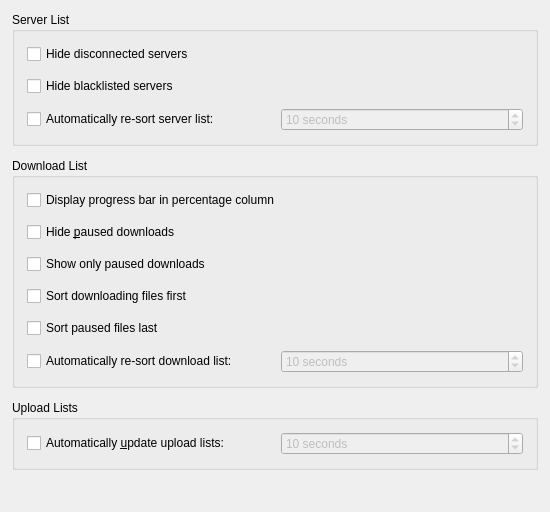
<?xml version="1.0" encoding="UTF-8"?>
<ui version="4.0">
 <class>KMLDonkeyPrefListsPage</class>
 <widget class="QWidget" name="KMLDonkeyPrefListsPage">
  <property name="geometry">
   <rect>
    <x>0</x>
    <y>0</y>
    <width>550</width>
    <height>512</height>
   </rect>
  </property>
  <property name="windowTitle">
   <string>List Configuration</string>
  </property>
  <layout class="QVBoxLayout">
   <item>
    <widget class="QGroupBox" name="groupBox1">
     <property name="title">
      <string>Server List</string>
     </property>
     <layout class="QVBoxLayout" name="verticalLayout">
      <item>
       <widget class="QCheckBox" name="hideDisconnectedServersCheckbox">
        <property name="toolTip">
         <string>If you turn this on, disconnected servers will be hidden in the server list.</string>
        </property>
        <property name="text">
         <string>Hide disconnected servers</string>
        </property>
        <property name="shortcut">
         <string/>
        </property>
       </widget>
      </item>
      <item>
       <widget class="QCheckBox" name="hideBlacklistedServersCheckbox">
        <property name="toolTip">
         <string>If you turn this on, blacklisted servers will be hidden in the server list.</string>
        </property>
        <property name="text">
         <string>Hide blacklisted servers</string>
        </property>
       </widget>
      </item>
      <item>
       <layout class="QHBoxLayout">
        <item>
         <widget class="QCheckBox" name="autoServerResortCheckbox">
          <property name="text">
           <string>Automatically re-sort server list:</string>
          </property>
         </widget>
        </item>
        <item>
         <widget class="QSpinBox" name="serverResortEntry">
          <property name="enabled">
           <bool>false</bool>
          </property>
          <property name="toolTip">
           <string/>
          </property>
          <property name="value">
           <number>10</number>
          </property>
          <property name="suffix">
           <string> seconds</string>
          </property>
          <property name="minValue" stdset="0">
           <number>1</number>
          </property>
         </widget>
        </item>
       </layout>
      </item>
     </layout>
    </widget>
   </item>
   <item>
    <widget class="QGroupBox" name="groupBox4">
     <property name="title">
      <string>Download List</string>
     </property>
     <layout class="QVBoxLayout" name="verticalLayout_2">
      <item>
       <widget class="QCheckBox" name="progressbarCheckBox">
        <property name="text">
         <string>Display progress bar in percentage column</string>
        </property>
       </widget>
      </item>
      <item>
       <widget class="QCheckBox" name="hidePausedCheckbox">
        <property name="toolTip">
         <string>If you turn this on, paused downloads will be hidden in the download list.</string>
        </property>
        <property name="text">
         <string>Hide &amp;paused downloads</string>
        </property>
       </widget>
      </item>
      <item>
       <widget class="QCheckBox" name="hideUnpausedCheckbox">
        <property name="toolTip">
         <string>If you turn this on, only paused downloads will be shown in the download list - unless you also turn on &quot;Hide paused downloads,&quot; which will give you an empty list.</string>
        </property>
        <property name="text">
         <string>Show only paused downloads</string>
        </property>
       </widget>
      </item>
      <item>
       <widget class="QCheckBox" name="SortDownloadingFirstCheckBox">
        <property name="text">
         <string>Sort downloading files first</string>
        </property>
        <property name="shortcut">
         <string/>
        </property>
       </widget>
      </item>
      <item>
       <widget class="QCheckBox" name="SortPausedLastCheckBox">
        <property name="text">
         <string>Sort paused files last</string>
        </property>
       </widget>
      </item>
      <item>
       <layout class="QHBoxLayout">
        <item>
         <widget class="QCheckBox" name="autoDownloadResortCheckbox">
          <property name="text">
           <string>Automatically re-sort download list:</string>
          </property>
         </widget>
        </item>
        <item>
         <widget class="QSpinBox" name="downloadResortEntry">
          <property name="enabled">
           <bool>false</bool>
          </property>
          <property name="toolTip">
           <string/>
          </property>
          <property name="value">
           <number>10</number>
          </property>
          <property name="suffix">
           <string> seconds</string>
          </property>
          <property name="minValue" stdset="0">
           <number>1</number>
          </property>
         </widget>
        </item>
       </layout>
      </item>
     </layout>
    </widget>
   </item>
   <item>
    <widget class="QGroupBox" name="groupBox2">
     <property name="title">
      <string>Upload Lists</string>
     </property>
     <layout class="QVBoxLayout" name="verticalLayout_3">
      <item>
       <layout class="QHBoxLayout">
        <item>
         <widget class="QCheckBox" name="autoUpdateCheckbox">
          <property name="toolTip">
           <string>The lists on the upload page can be updated manually (to save bandwidth) or automatically.</string>
          </property>
          <property name="text">
           <string>Automatically &amp;update upload lists:</string>
          </property>
         </widget>
        </item>
        <item>
         <widget class="QSpinBox" name="updateFrequencyEntry">
          <property name="enabled">
           <bool>false</bool>
          </property>
          <property name="toolTip">
           <string>How often the upload lists should be updated.</string>
          </property>
          <property name="value">
           <number>10</number>
          </property>
          <property name="suffix">
           <string> seconds</string>
          </property>
          <property name="minValue" stdset="0">
           <number>2</number>
          </property>
         </widget>
        </item>
       </layout>
      </item>
     </layout>
    </widget>
   </item>
   <item>
    <spacer>
     <property name="orientation">
      <enum>Qt::Vertical</enum>
     </property>
     <property name="sizeType">
      <enum>QSizePolicy::Expanding</enum>
     </property>
     <property name="sizeHint" stdset="0">
      <size>
       <width>220</width>
       <height>90</height>
      </size>
     </property>
    </spacer>
   </item>
  </layout>
 </widget>
 <layoutdefault spacing="12" margin="12"/>
 <pixmapfunction>qPixmapFromMimeSource</pixmapfunction>
 <customwidgets>
  <customwidget>
   <class>QSpinBox</class>
   <extends>QWidget</extends>
   <header>QSpinBox</header>
  </customwidget>
 </customwidgets>
 <includes>
  <include location="local">QSpinBox</include>
  <include location="local">QSpinBox</include>
  <include location="local">QSpinBox</include>
  <include location="local">QSpinBox</include>
  <include location="local">QSpinBox</include>
  <include location="local">QSpinBox</include>
 </includes>
 <resources/>
 <connections>
  <connection>
   <sender>autoUpdateCheckbox</sender>
   <signal>toggled(bool)</signal>
   <receiver>updateFrequencyEntry</receiver>
   <slot>setEnabled(bool)</slot>
   <hints>
    <hint type="sourcelabel">
     <x>20</x>
     <y>20</y>
    </hint>
    <hint type="destinationlabel">
     <x>20</x>
     <y>20</y>
    </hint>
   </hints>
  </connection>
  <connection>
   <sender>autoDownloadResortCheckbox</sender>
   <signal>toggled(bool)</signal>
   <receiver>downloadResortEntry</receiver>
   <slot>setEnabled(bool)</slot>
   <hints>
    <hint type="sourcelabel">
     <x>20</x>
     <y>20</y>
    </hint>
    <hint type="destinationlabel">
     <x>20</x>
     <y>20</y>
    </hint>
   </hints>
  </connection>
  <connection>
   <sender>autoServerResortCheckbox</sender>
   <signal>toggled(bool)</signal>
   <receiver>serverResortEntry</receiver>
   <slot>setEnabled(bool)</slot>
   <hints>
    <hint type="sourcelabel">
     <x>20</x>
     <y>20</y>
    </hint>
    <hint type="destinationlabel">
     <x>20</x>
     <y>20</y>
    </hint>
   </hints>
  </connection>
 </connections>
</ui>
